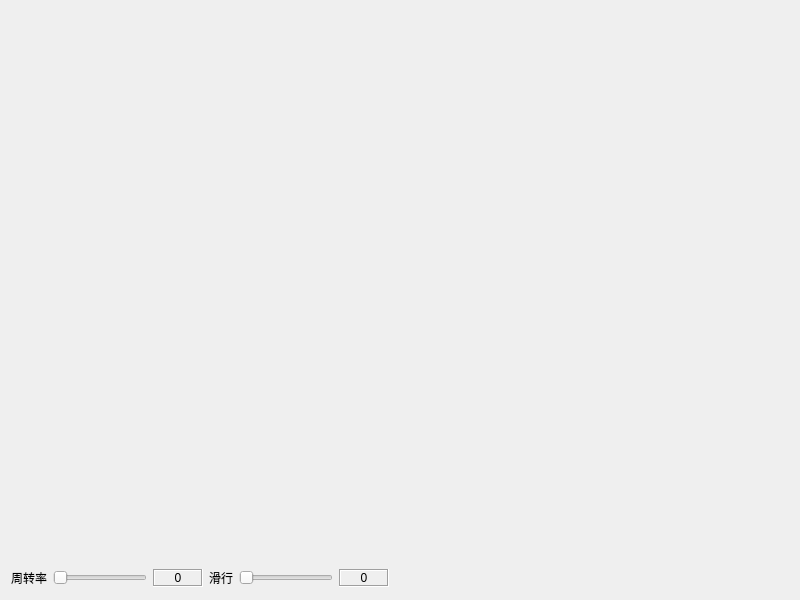
<?xml version="1.0" encoding="UTF-8"?>
<ui version="4.0">
 <class>frmFlightTC</class>
 <widget class="QWidget" name="frmFlightTC">
  <property name="geometry">
   <rect>
    <x>0</x>
    <y>0</y>
    <width>800</width>
    <height>600</height>
   </rect>
  </property>
  <property name="windowTitle">
   <string>Form</string>
  </property>
  <widget class="FlightTC" name="flightTC">
   <property name="enabled">
    <bool>false</bool>
   </property>
   <property name="geometry">
    <rect>
     <x>11</x>
     <y>11</y>
     <width>256</width>
     <height>192</height>
    </rect>
   </property>
   <property name="frameShape">
    <enum>QFrame::NoFrame</enum>
   </property>
   <property name="frameShadow">
    <enum>QFrame::Plain</enum>
   </property>
   <property name="verticalScrollBarPolicy">
    <enum>Qt::ScrollBarAlwaysOff</enum>
   </property>
   <property name="horizontalScrollBarPolicy">
    <enum>Qt::ScrollBarAlwaysOff</enum>
   </property>
   <property name="interactive">
    <bool>false</bool>
   </property>
  </widget>
  <widget class="QWidget" name="widget" native="true">
   <property name="geometry">
    <rect>
     <x>11</x>
     <y>567</y>
     <width>378</width>
     <height>22</height>
    </rect>
   </property>
   <layout class="QGridLayout" name="gridLayout">
    <property name="leftMargin">
     <number>0</number>
    </property>
    <property name="topMargin">
     <number>0</number>
    </property>
    <property name="rightMargin">
     <number>0</number>
    </property>
    <property name="bottomMargin">
     <number>0</number>
    </property>
    <item row="0" column="3">
     <widget class="QLabel" name="labSlipSkid">
      <property name="text">
       <string>滑行</string>
      </property>
     </widget>
    </item>
    <item row="0" column="0">
     <widget class="QLabel" name="labTurnRate">
      <property name="text">
       <string>周转率</string>
      </property>
     </widget>
    </item>
    <item row="0" column="1">
     <widget class="QSlider" name="sliderTurnRate">
      <property name="orientation">
       <enum>Qt::Horizontal</enum>
      </property>
     </widget>
    </item>
    <item row="0" column="4">
     <widget class="QSlider" name="sliderSlipSkid">
      <property name="orientation">
       <enum>Qt::Horizontal</enum>
      </property>
     </widget>
    </item>
    <item row="0" column="2">
     <widget class="QLabel" name="labTurnRateValue">
      <property name="minimumSize">
       <size>
        <width>50</width>
        <height>0</height>
       </size>
      </property>
      <property name="frameShape">
       <enum>QFrame::Box</enum>
      </property>
      <property name="frameShadow">
       <enum>QFrame::Sunken</enum>
      </property>
      <property name="text">
       <string>0</string>
      </property>
      <property name="alignment">
       <set>Qt::AlignCenter</set>
      </property>
     </widget>
    </item>
    <item row="0" column="5">
     <widget class="QLabel" name="labSlipSkidValue">
      <property name="minimumSize">
       <size>
        <width>50</width>
        <height>0</height>
       </size>
      </property>
      <property name="frameShape">
       <enum>QFrame::Box</enum>
      </property>
      <property name="frameShadow">
       <enum>QFrame::Sunken</enum>
      </property>
      <property name="text">
       <string>0</string>
      </property>
      <property name="alignment">
       <set>Qt::AlignCenter</set>
      </property>
     </widget>
    </item>
   </layout>
  </widget>
 </widget>
 <customwidgets>
  <customwidget>
   <class>FlightTC</class>
   <extends>QGraphicsView</extends>
   <header>flighttc.h</header>
  </customwidget>
 </customwidgets>
 <resources/>
 <connections/>
</ui>
